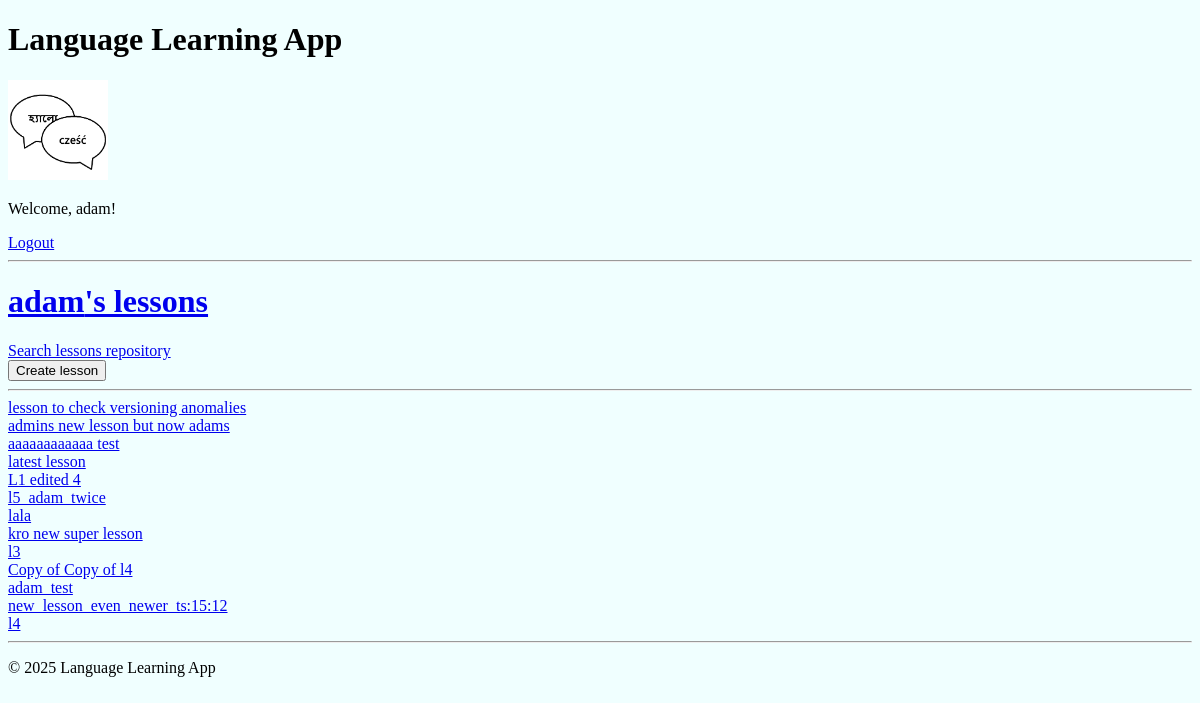
Page /my-lessons/2/ (signed in) on the earlier database version.
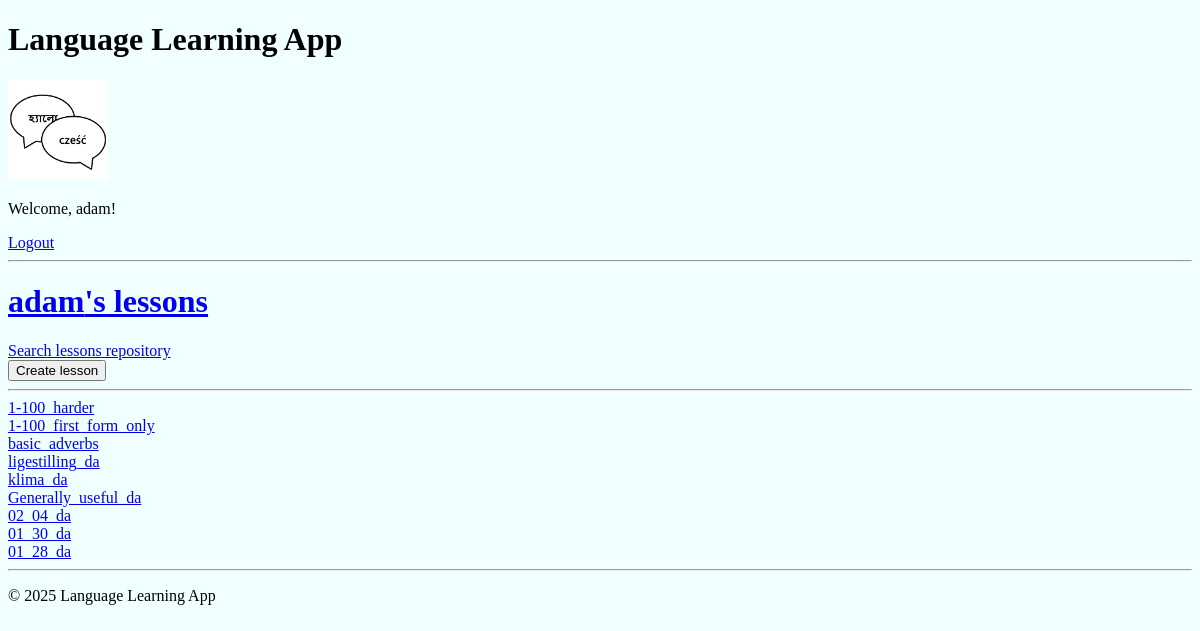
Same page on the later database version.
### base/models.py (models this page shows, shortened)
class UserLesson(models.Model):
    user = models.ForeignKey(User, on_delete=models.CASCADE)
    lesson = models.ForeignKey(Lesson, on_delete=models.CASCADE)
    target_progress = models.PositiveIntegerField(
        default=3, validators=[MinValueValidator(1)]
    )
    practice_window = models.PositiveIntegerField(
        default=10, validators=[MinValueValidator(1)]
    )
    allowed_error_margin = models.PositiveIntegerField(
        default=0, validators=[MinValueValidator(0)]
    )
    class Meta:
        unique_together = ("user", "lesson")

class Lesson(models.Model):
    title = models.CharField(max_length=255)
    description = models.TextField(
        blank=True, help_text="Brief description of the lesson."
    )
    prompt_language = models.ForeignKey(
        Language, on_delete=models.CASCADE, related_name="prompt_lessons"
    )
    translation_language = models.ForeignKey(
        Language, on_delete=models.CASCADE, related_name="translation_lessons"
    )
    author = models.ForeignKey(
        User,
        on_delete=models.CASCADE,
        related_name="authored_lessons",
    )
    changes_log = models.TextField(
        blank=True, help_text="Log of changes made to this lesson."
    )
    access_type = models.ForeignKey(AccessType, on_delete=models.PROTECT, default=1)
    original_lesson = models.ForeignKey(
        "self", null=True, blank=True, on_delete=models.SET_NULL
    )
    updated = models.DateTimeField(auto_now=True)
    created = models.DateTimeField(auto_now_add=True)

### base/views.py (the view)
# urls.py: path("my-lessons/<str:pk>/", views.myLessons, name="my-lessons"),
@login_required(login_url="login")
def myLessons(request, pk):
    user = User.objects.get(id=pk)
    if request.user.id != user.id and request.user.is_superuser == False:
        return HttpResponse("You are not allowed here!")
    user_lessons = UserLesson.objects.filter(user=user).order_by("-id")
    context = {
        "user": user,
        "my_lessons": user_lessons,
    }
    return render(request, "base/my_lessons.html", context)

### base/templates/base/my_lessons.html
{% extends "main.html" %}
{% block content %}
<h1><a href="{% url 'my-lessons' user.id %}">{{user.username}}'s lessons</a></h1>
<a href="{% url 'lessons-repository' %}">Search lessons repository</a>
<br>
<a href="{% url 'create-lesson' %}">
    <button type="button">Create lesson</button>
</a>
<hr>
<div class="my-lessons-container">
    <div>
    {% for my_lesson in my_lessons %}
        <div>
            <a href="{% url 'my-lesson-details' my_lesson.id %}">{{ my_lesson.lesson.title }}</a>
        </div>
    {% endfor %}
</div>
{% endblock content %}

### templates/main.html (shortened to what this page needs)
<!DOCTYPE html>
{% load static %}
<html>
<head>
    <link rel="stylesheet" type="text/css" media="screen" href="{% static 'styles/main.css' %}">
</head>
<body>
    <header>
        <h1>Language Learning App</h1>
    {% include 'navbar.html' %}
    </header>
    {% block content %}
    {% endblock %}
    <footer>
        <hr>
        <p>&copy; 2025 Language Learning App</p>
    </footer>
</html>

### templates/navbar.html
{% load static %}
<a href="/">
    <img src="{% static 'images/logo.png' %}" alt="Home" style="height: 100px;">
</a>
<br>
{% if user.is_authenticated %}
    <p>Welcome, {{ user.username }}!</p>
    <a href="{% url 'logout' %}">Logout</a>
{% else %}
    <a href="{% url 'login' %}">Login</a>
{% endif %}
<hr>

### static/styles/main.css (style rules this page uses)
body { background-color: azure; }

Differences in the rows shown:
removed UserLesson: lesson "lesson to check versioning anomalies"
removed UserLesson: lesson "admins new lesson but now adams"
removed UserLesson: lesson "aaaaaaaaaaaa test"
removed UserLesson: lesson "latest lesson"
removed UserLesson: lesson "L1 edited 4"
removed UserLesson: lesson "l5_adam_twice"
removed UserLesson: lesson "lala"
removed UserLesson: lesson "kro new super lesson"
removed UserLesson: lesson "l3"
removed UserLesson: lesson "Copy of Copy of l4"
removed UserLesson: lesson "adam_test"
removed UserLesson: lesson "new_lesson_even_newer_ts:15:12"
removed UserLesson: lesson "l4"
added UserLesson: lesson "1-100_harder"
added UserLesson: lesson "1-100_first_form_only"
added UserLesson: lesson "basic_adverbs"
added UserLesson: lesson "ligestilling_da"
added UserLesson: lesson "klima_da"
added UserLesson: lesson "Generally_useful_da"
added UserLesson: lesson "02_04_da"
added UserLesson: lesson "01_30_da"
added UserLesson: lesson "01_28_da"
